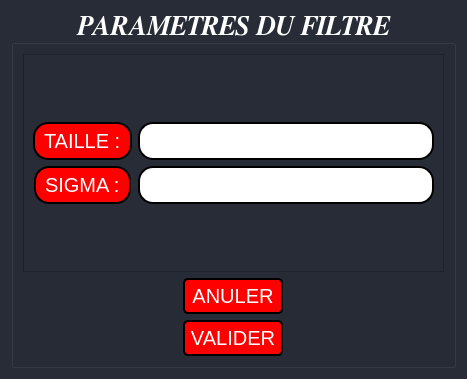
<?xml version="1.0" encoding="UTF-8"?>
<ui version="4.0">
 <class>Dialog</class>
 <widget class="QDialog" name="Dialog">
  <property name="geometry">
   <rect>
    <x>0</x>
    <y>0</y>
    <width>467</width>
    <height>379</height>
   </rect>
  </property>
  <property name="windowTitle">
   <string>Dialog</string>
  </property>
  <property name="styleSheet">
   <string notr="true">background-color: rgb(39, 44, 54);
color:white;</string>
  </property>
  <layout class="QGridLayout" name="gridLayout_3">
   <item row="0" column="0">
    <widget class="QGroupBox" name="groupBox">
     <property name="font">
      <font>
       <family>FreeSerif</family>
       <pointsize>20</pointsize>
       <weight>75</weight>
       <italic>true</italic>
       <bold>true</bold>
      </font>
     </property>
     <property name="styleSheet">
      <string notr="true">background-color: rgb(39, 44, 54);
color:white;</string>
     </property>
     <property name="title">
      <string>PARAMETRES DU FILTRE</string>
     </property>
     <property name="alignment">
      <set>Qt::AlignBottom|Qt::AlignHCenter</set>
     </property>
     <layout class="QVBoxLayout" name="verticalLayout">
      <item>
       <widget class="QScrollArea" name="scrollArea">
        <property name="widgetResizable">
         <bool>true</bool>
        </property>
        <widget class="QWidget" name="scrollAreaWidgetContents_3">
         <property name="geometry">
          <rect>
           <x>0</x>
           <y>0</y>
           <width>427</width>
           <height>218</height>
          </rect>
         </property>
         <layout class="QGridLayout" name="gridLayout">
          <item row="0" column="0">
           <layout class="QFormLayout" name="formLayout">
            <property name="labelAlignment">
             <set>Qt::AlignCenter</set>
            </property>
            <property name="formAlignment">
             <set>Qt::AlignCenter</set>
            </property>
            <item row="0" column="0">
             <widget class="QLabel" name="label">
              <property name="styleSheet">
               <string notr="true">border-style: outset;
border-width: 2px;
border-radius: 15px;
border-color: black;
padding: 4px;
font-size:20px;
background-color: red;
color:white ;</string>
              </property>
              <property name="text">
               <string>TAILLE :</string>
              </property>
             </widget>
            </item>
            <item row="0" column="1">
             <widget class="QLineEdit" name="lineEdit">
              <property name="styleSheet">
               <string notr="true">border-style: outset;
border-width: 2px;
border-radius: 15px;
border-color: black;
padding: 4px;
font-size:20px;
background-color: white;
color:black ;</string>
              </property>
             </widget>
            </item>
            <item row="1" column="0">
             <widget class="QLabel" name="label_2">
              <property name="styleSheet">
               <string notr="true">border-style: outset;
border-width: 2px;
border-radius: 15px;
border-color: black;
padding: 4px;
font-size:20px;
background-color: red;
color:white ;</string>
              </property>
              <property name="text">
               <string>SIGMA :</string>
              </property>
             </widget>
            </item>
            <item row="1" column="1">
             <widget class="QLineEdit" name="lineEdit_2">
              <property name="styleSheet">
               <string notr="true">border-style: outset;
border-width: 2px;
border-radius: 15px;
border-color: black;
padding: 4px;
font-size:20px;
background-color: white;
color:black ;</string>
              </property>
             </widget>
            </item>
           </layout>
          </item>
         </layout>
        </widget>
       </widget>
      </item>
      <item>
       <layout class="QGridLayout" name="gridLayout_4">
        <item row="0" column="0">
         <widget class="QPushButton" name="pushButton_2">
          <property name="minimumSize">
           <size>
            <width>100</width>
            <height>0</height>
           </size>
          </property>
          <property name="maximumSize">
           <size>
            <width>100</width>
            <height>16777215</height>
           </size>
          </property>
          <property name="styleSheet">
           <string notr="true">.QPushButton
{
border-style: outset;
border-width: 2px;
border-radius: 5px;
border-color: black;
padding: 4px;
font-size:20px;
background-color: red;
color:white 
}
QPushButton:pressed{ background-color: blue; }</string>
          </property>
          <property name="text">
           <string>ANULER</string>
          </property>
         </widget>
        </item>
       </layout>
      </item>
      <item>
       <layout class="QGridLayout" name="gridLayout_2">
        <item row="0" column="0">
         <widget class="QPushButton" name="pushButton">
          <property name="minimumSize">
           <size>
            <width>100</width>
            <height>0</height>
           </size>
          </property>
          <property name="maximumSize">
           <size>
            <width>100</width>
            <height>16777215</height>
           </size>
          </property>
          <property name="styleSheet">
           <string notr="true">.QPushButton
{
border-style: outset;
border-width: 2px;
border-radius: 5px;
border-color: black;
padding: 4px;
font-size:20px;
background-color: red;
color:white 
}
QPushButton:pressed{ background-color: blue; }</string>
          </property>
          <property name="text">
           <string>VALIDER</string>
          </property>
         </widget>
        </item>
       </layout>
      </item>
     </layout>
    </widget>
   </item>
  </layout>
 </widget>
 <resources/>
 <connections/>
</ui>
